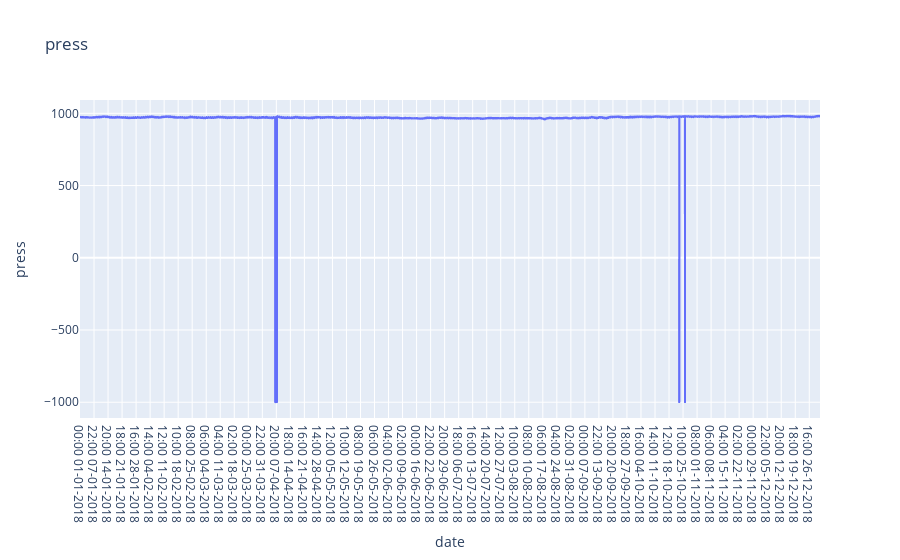

Notebook code for this chart:
### Code cell
fig2 = px.line(df_DSKT, x="date", y=features[1], title=features[1])
fig2.show()

### Figure 1 — Plotly figure (JSON) as saved in the notebook; plotly's stock layout.template omitted (floating-point values rounded to 4 significant figures; data arrays with more than 128 entries replaced by an {"elided": "..."} marker saying what was removed)
{"data": [{"hovertemplate": "date=%{x}<br>press=%{y}<extra></extra>", "legendgroup": "", "line": {"color": "#636efa", "dash": "solid"}, "marker": {"symbol": "circle"}, "mode": "lines", "name": "", "showlegend": false, "type": "scattergl", "x": {"elided": "8760 str values"}, "xaxis": "x", "y": {"elided": "8760 int values"}, "yaxis": "y"}], "layout": {"legend": {"tracegroupgap": 0}, "title": {"text": "press"}, "xaxis": {"anchor": "y", "domain": [0, 1], "title": {"text": "date"}}, "yaxis": {"anchor": "x", "domain": [0, 1], "title": {"text": "press"}}}}
